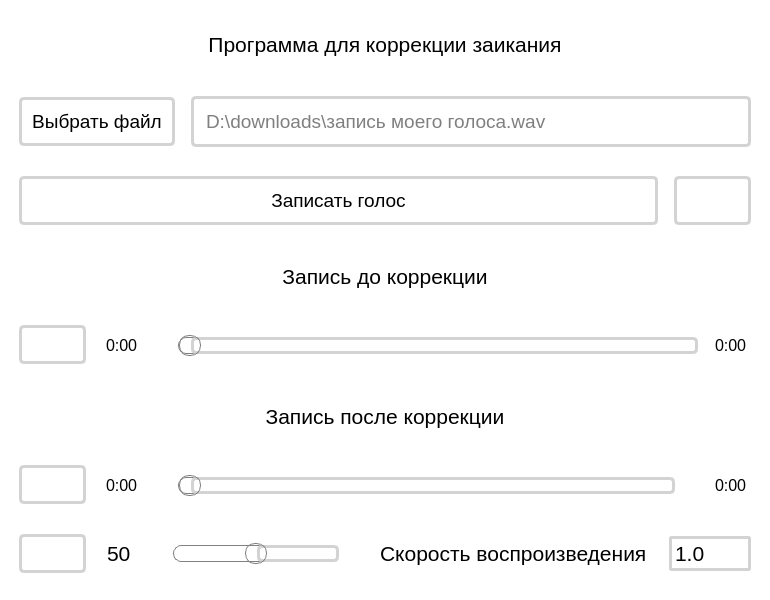
<?xml version="1.0" encoding="UTF-8"?>
<ui version="4.0">
 <class>MainWindow</class>
 <widget class="QMainWindow" name="MainWindow">
  <property name="geometry">
   <rect>
    <x>0</x>
    <y>0</y>
    <width>770</width>
    <height>600</height>
   </rect>
  </property>
  <property name="minimumSize">
   <size>
    <width>770</width>
    <height>600</height>
   </size>
  </property>
  <property name="windowTitle">
   <string>Коррекция заикания</string>
  </property>
  <property name="windowIcon">
   <iconset resource="resources.qrc">
    <normaloff>:/icons/icons/record_voice_over_black.svg</normaloff>:/icons/icons/record_voice_over_black.svg</iconset>
  </property>
  <property name="styleSheet">
   <string notr="true">QWidget {
  font-family: Arial;
  font-size: 16pt;
  font-weight: 400;
  margin: 10px;
  padding: 10px;
  background-color: white;
}

QLabel#lbl_duration_after,
#lbl_duration_before,
#lbl_current_time_before,
#lbl_current_time_after {
  font-size: 12pt;
  margin: 0;
}

QPushButton {
  background: transparent;
  border: 3px solid lightgray;
  border-radius: 5px;
  font-size: 14pt;
}

QPushButton#btn_play_pause_before,
#btn_play_pause_after,
#btn_volume {
  padding: 5px;
  margin-right: 0;
}

QPushButton:hover {
  background-color: lightgray;
}

QPushButton:pressed {
  background-color: gray;
  border-color: gray;
}

QSlider::groove:horizontal {
  border: 1px solid gray;
  background: white;
  height: 15px;
  border-radius: 8px;
}

QSlider::sub-page:horizontal {
  background: qlineargradient(
    x1: 0,
    y1: 0,
    x2: 0,
    y2: 1,
    stop: 0 lightgray,
    stop: 1 gray
  );
  height: 10px;
  border-radius: 5px;
}

QSlider::add-page:horizontal {
  background: white;
  border: 3px solid lightgray;
  height: 10px;
  border-radius: 5px;
}

QSlider::handle:horizontal {
  background: qlineargradient(
    x1: 0,
    y1: 0,
    x2: 1,
    y2: 1,
    stop: 0 #eee,
    stop: 1 #ccc
  );
  width: 20px;
  margin-top: -3px;
  margin-bottom: -3px;
  border: 1px solid gray;
  border-radius: 10px;
}

QSlider::handle:horizontal:hover {
  background: qlineargradient(
    x1: 0,
    y1: 0,
    x2: 1,
    y2: 1,
    stop: 0 #fff,
    stop: 1 #ddd
  );
}
</string>
  </property>
  <widget class="QWidget" name="centralwidget">
   <property name="styleSheet">
    <string notr="true"/>
   </property>
   <layout class="QVBoxLayout" name="verticalLayout">
    <item>
     <widget class="QLabel" name="lbl_title">
      <property name="sizePolicy">
       <sizepolicy hsizetype="Preferred" vsizetype="Maximum">
        <horstretch>0</horstretch>
        <verstretch>0</verstretch>
       </sizepolicy>
      </property>
      <property name="text">
       <string>Программа для коррекции заикания</string>
      </property>
      <property name="alignment">
       <set>Qt::AlignCenter</set>
      </property>
     </widget>
    </item>
    <item>
     <layout class="QHBoxLayout" name="layout_file">
      <item>
       <widget class="QPushButton" name="btn_choose_file">
        <property name="text">
         <string>Выбрать файл</string>
        </property>
        <property name="icon">
         <iconset resource="resources.qrc">
          <normaloff>:/icons/icons/folder_black.svg</normaloff>:/icons/icons/folder_black.svg</iconset>
        </property>
        <property name="iconSize">
         <size>
          <width>24</width>
          <height>24</height>
         </size>
        </property>
        <property name="shortcut">
         <string>Ctrl+O</string>
        </property>
       </widget>
      </item>
      <item>
       <widget class="QLineEdit" name="le_filepath">
        <property name="styleSheet">
         <string notr="true">QLineEdit {
  border: 3px solid lightgray;
  border-radius: 5px;
  font-size: 14pt;
  margin-left: 0;
}
</string>
        </property>
        <property name="text">
         <string/>
        </property>
        <property name="placeholderText">
         <string>D:\downloads\запись моего голоса.wav</string>
        </property>
       </widget>
      </item>
     </layout>
    </item>
    <item>
     <layout class="QHBoxLayout" name="layout_record">
      <item>
       <widget class="QPushButton" name="btn_record_stop">
        <property name="styleSheet">
         <string notr="true">QPushButton:checked {
	background-color: #ff735e;
	border-color: #ff735e;
}

QPushButton:checked:hover {
	background-color: #e33e33;
	border-color: #e33e33;
}</string>
        </property>
        <property name="text">
         <string>Записать голос</string>
        </property>
        <property name="icon">
         <iconset resource="resources.qrc">
          <normaloff>:/icons/icons/mic_black.svg</normaloff>
          <normalon>:/icons/icons/stop_black.svg</normalon>:/icons/icons/mic_black.svg</iconset>
        </property>
        <property name="iconSize">
         <size>
          <width>24</width>
          <height>24</height>
         </size>
        </property>
        <property name="checkable">
         <bool>true</bool>
        </property>
       </widget>
      </item>
      <item>
       <widget class="QPushButton" name="btn_settings">
        <property name="sizePolicy">
         <sizepolicy hsizetype="Maximum" vsizetype="Fixed">
          <horstretch>0</horstretch>
          <verstretch>0</verstretch>
         </sizepolicy>
        </property>
        <property name="styleSheet">
         <string notr="true">margin-left: 0;</string>
        </property>
        <property name="text">
         <string/>
        </property>
        <property name="icon">
         <iconset resource="resources.qrc">
          <normaloff>:/icons/icons/settings_black.svg</normaloff>:/icons/icons/settings_black.svg</iconset>
        </property>
        <property name="iconSize">
         <size>
          <width>24</width>
          <height>24</height>
         </size>
        </property>
       </widget>
      </item>
     </layout>
    </item>
    <item>
     <layout class="QGridLayout" name="layout_before">
      <item row="1" column="2">
       <widget class="QSlider" name="slider_duration_before">
        <property name="minimumSize">
         <size>
          <width>560</width>
          <height>0</height>
         </size>
        </property>
        <property name="font">
         <font>
          <family>Arial</family>
          <pointsize>16</pointsize>
          <weight>50</weight>
          <bold>false</bold>
         </font>
        </property>
        <property name="cursor">
         <cursorShape>PointingHandCursor</cursorShape>
        </property>
        <property name="styleSheet">
         <string notr="true"/>
        </property>
        <property name="orientation">
         <enum>Qt::Horizontal</enum>
        </property>
        <property name="tickPosition">
         <enum>QSlider::TicksBelow</enum>
        </property>
        <property name="tickInterval">
         <number>5</number>
        </property>
       </widget>
      </item>
      <item row="1" column="0">
       <widget class="QPushButton" name="btn_play_pause_before">
        <property name="sizeIncrement">
         <size>
          <width>0</width>
          <height>1</height>
         </size>
        </property>
        <property name="font">
         <font>
          <family>Arial</family>
          <pointsize>14</pointsize>
          <weight>50</weight>
          <bold>false</bold>
         </font>
        </property>
        <property name="styleSheet">
         <string notr="true"/>
        </property>
        <property name="text">
         <string/>
        </property>
        <property name="icon">
         <iconset resource="resources.qrc">
          <normaloff>:/icons/icons/play_arrow_black.svg</normaloff>
          <normalon>:/icons/icons/pause_black.svg</normalon>:/icons/icons/play_arrow_black.svg</iconset>
        </property>
        <property name="iconSize">
         <size>
          <width>24</width>
          <height>24</height>
         </size>
        </property>
        <property name="checkable">
         <bool>true</bool>
        </property>
       </widget>
      </item>
      <item row="1" column="1">
       <widget class="QLabel" name="lbl_current_time_before">
        <property name="styleSheet">
         <string notr="true"/>
        </property>
        <property name="text">
         <string>0:00</string>
        </property>
       </widget>
      </item>
      <item row="1" column="3">
       <widget class="QLabel" name="lbl_duration_before">
        <property name="styleSheet">
         <string notr="true"/>
        </property>
        <property name="text">
         <string>0:00</string>
        </property>
       </widget>
      </item>
      <item row="0" column="0" colspan="4">
       <widget class="QLabel" name="lbl_before">
        <property name="sizePolicy">
         <sizepolicy hsizetype="Preferred" vsizetype="Maximum">
          <horstretch>0</horstretch>
          <verstretch>0</verstretch>
         </sizepolicy>
        </property>
        <property name="text">
         <string>Запись до коррекции</string>
        </property>
        <property name="alignment">
         <set>Qt::AlignCenter</set>
        </property>
       </widget>
      </item>
     </layout>
    </item>
    <item>
     <layout class="QGridLayout" name="layout_after">
      <item row="1" column="0">
       <widget class="QPushButton" name="btn_play_pause_after">
        <property name="sizeIncrement">
         <size>
          <width>0</width>
          <height>1</height>
         </size>
        </property>
        <property name="font">
         <font>
          <family>Arial</family>
          <pointsize>14</pointsize>
          <weight>50</weight>
          <bold>false</bold>
         </font>
        </property>
        <property name="styleSheet">
         <string notr="true"/>
        </property>
        <property name="text">
         <string/>
        </property>
        <property name="icon">
         <iconset resource="resources.qrc">
          <normaloff>:/icons/icons/play_arrow_black.svg</normaloff>
          <normalon>:/icons/icons/pause_black.svg</normalon>:/icons/icons/play_arrow_black.svg</iconset>
        </property>
        <property name="iconSize">
         <size>
          <width>24</width>
          <height>24</height>
         </size>
        </property>
        <property name="checkable">
         <bool>true</bool>
        </property>
       </widget>
      </item>
      <item row="1" column="1">
       <widget class="QLabel" name="lbl_current_time_after">
        <property name="styleSheet">
         <string notr="true"/>
        </property>
        <property name="text">
         <string>0:00</string>
        </property>
       </widget>
      </item>
      <item row="1" column="2">
       <widget class="QSlider" name="slider_duration_after">
        <property name="cursor">
         <cursorShape>PointingHandCursor</cursorShape>
        </property>
        <property name="styleSheet">
         <string notr="true"/>
        </property>
        <property name="orientation">
         <enum>Qt::Horizontal</enum>
        </property>
        <property name="tickPosition">
         <enum>QSlider::TicksBelow</enum>
        </property>
        <property name="tickInterval">
         <number>5</number>
        </property>
       </widget>
      </item>
      <item row="1" column="3">
       <widget class="QLabel" name="lbl_duration_after">
        <property name="styleSheet">
         <string notr="true"/>
        </property>
        <property name="text">
         <string>0:00</string>
        </property>
       </widget>
      </item>
      <item row="0" column="0" colspan="4">
       <widget class="QLabel" name="lbl_after">
        <property name="sizePolicy">
         <sizepolicy hsizetype="Preferred" vsizetype="Maximum">
          <horstretch>0</horstretch>
          <verstretch>0</verstretch>
         </sizepolicy>
        </property>
        <property name="text">
         <string>Запись после коррекции</string>
        </property>
        <property name="alignment">
         <set>Qt::AlignCenter</set>
        </property>
       </widget>
      </item>
     </layout>
    </item>
    <item>
     <layout class="QHBoxLayout" name="layout_playback_settings">
      <item>
       <widget class="QPushButton" name="btn_volume">
        <property name="styleSheet">
         <string notr="true"/>
        </property>
        <property name="text">
         <string/>
        </property>
        <property name="icon">
         <iconset resource="resources.qrc">
          <normaloff>:/icons/icons/volume_up_black.svg</normaloff>
          <normalon>:/icons/icons/volume_off_black.svg</normalon>:/icons/icons/volume_up_black.svg</iconset>
        </property>
        <property name="iconSize">
         <size>
          <width>24</width>
          <height>24</height>
         </size>
        </property>
        <property name="checkable">
         <bool>true</bool>
        </property>
       </widget>
      </item>
      <item>
       <widget class="QLabel" name="lbl_volume">
        <property name="styleSheet">
         <string notr="true">margin: 0;</string>
        </property>
        <property name="text">
         <string>50</string>
        </property>
       </widget>
      </item>
      <item>
       <widget class="QSlider" name="slider_volume">
        <property name="styleSheet">
         <string notr="true">QSlider::sub-page:horizontal {
  background: qlineargradient(
    x1: 0,
    y1: 0,
    x2: 0,
    y2: 1,
    stop: 0 lightgray,
    stop: 1 #668925
  );
}</string>
        </property>
        <property name="maximum">
         <number>100</number>
        </property>
        <property name="pageStep">
         <number>10</number>
        </property>
        <property name="sliderPosition">
         <number>50</number>
        </property>
        <property name="orientation">
         <enum>Qt::Horizontal</enum>
        </property>
       </widget>
      </item>
      <item>
       <widget class="QLabel" name="lbl_playback_rate">
        <property name="styleSheet">
         <string notr="true">margin: 0;</string>
        </property>
        <property name="text">
         <string>Скорость воспроизведения</string>
        </property>
       </widget>
      </item>
      <item>
       <widget class="QComboBox" name="box_playback_rate">
        <property name="styleSheet">
         <string notr="true">QComboBox {
  border: 3px solid lightgray;
  border-radius: 3px;
  width: 40px;
  padding: 1px 15px 1px 3px;
  margin-left: 0;
}

QComboBox:!editable:on,
QComboBox::drop-down:editable:on {
  background-color: gray;
  border-color: gray;
}

QComboBox:on {
  padding-top: 3px;
  padding-left: 4px;
}

QComboBox::drop-down {
  border: 0px;
}
</string>
        </property>
        <property name="currentText">
         <string>1.0</string>
        </property>
        <property name="currentIndex">
         <number>3</number>
        </property>
        <property name="sizeAdjustPolicy">
         <enum>QComboBox::AdjustToContents</enum>
        </property>
        <item>
         <property name="text">
          <string>0.25</string>
         </property>
        </item>
        <item>
         <property name="text">
          <string>0.5</string>
         </property>
        </item>
        <item>
         <property name="text">
          <string>0.75</string>
         </property>
        </item>
        <item>
         <property name="text">
          <string>1.0</string>
         </property>
        </item>
        <item>
         <property name="text">
          <string>1.25</string>
         </property>
        </item>
        <item>
         <property name="text">
          <string>1.5</string>
         </property>
        </item>
        <item>
         <property name="text">
          <string>1.75</string>
         </property>
        </item>
        <item>
         <property name="text">
          <string>2.0</string>
         </property>
        </item>
       </widget>
      </item>
     </layout>
    </item>
   </layout>
  </widget>
 </widget>
 <resources>
  <include location="resources.qrc"/>
 </resources>
 <connections/>
</ui>
